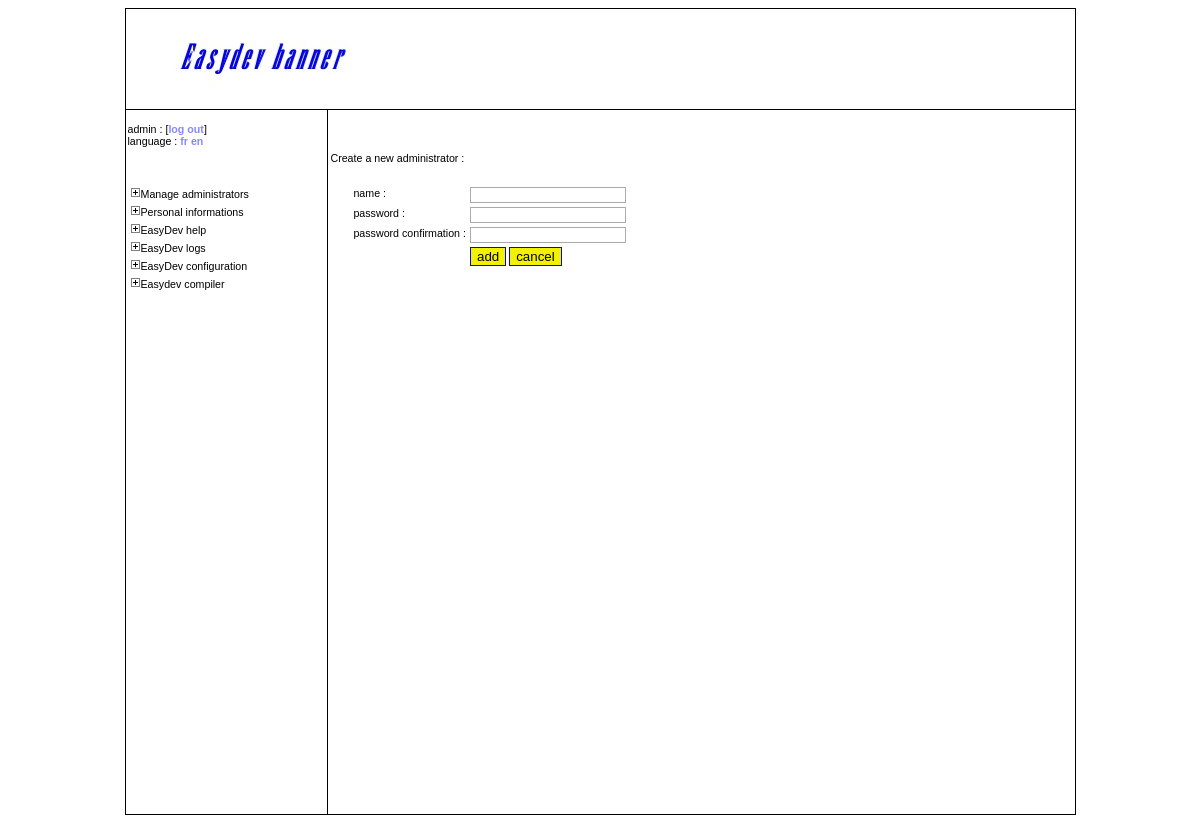
Page /easydev/addadmin.php?user_language=en (signed in) on the committed database.
### tables this page shows
CREATE TABLE `translation_strings` (
  `keyword` varchar(64) NOT NULL,
  `fr` text,
  `en` text,
  PRIMARY KEY  (`keyword`)
);

CREATE TABLE `adminmain` (
  `id` int(10) unsigned NOT NULL auto_increment,
  `text` varchar(255) NOT NULL default '',
  PRIMARY KEY  (`id`),
  UNIQUE KEY `text` (`text`)
);

### easydev/includes.php (called while the page is built, shortened)
<?php
require_once('includes/translator.class.php');
$session_permissions = array();
if(isset($_SESSION[SESSION_LOGIN])){
	$query = 'SELECT id FROM '.ADMINMAIN;
	$result = mysql_query($query) or die('Error while selecting main section list ');
	while($row = mysql_fetch_array($result)){
		$session_permissions[$row['id']] = 0;
	}
	$query = 'SELECT id_mainsection FROM '.PERMISSION_ADMINS.' WHERE id_admin="'.$_SESSION[SESSION_LOGIN].'"';
	$result = mysql_query($query) or die('Error while selecting admin permissions.');
	while($row = mysql_fetch_array($result)){
		$session_permissions[$row['id_mainsection']] = 1;
	}
}
?>

### easydev/includes/translator.class.php (called while the page is built, shortened)
<?php
class Translator{
	public static function translate($identifier){
		$language = null;
		if(isset($_SESSION[SESSION_LANGUAGE])) $language = $_SESSION[SESSION_LANGUAGE];
		$query = 'SELECT '.$language.' FROM '.TRANSLATION_STRINGS.' WHERE keyword="'.addslashes($identifier).'"';
		$result = mysql_query($query) or die('Translator fetch error.');
		if($row = mysql_fetch_array($result))return $row[$language];
		else return $identifier;
	}
	public static function languageList(){
		$query = 'DESCRIBE '.TRANSLATION_STRINGS;
		$result = mysql_query($query) or die('Error while fetching language list.');
		$list = array();
		while($row = mysql_fetch_array($result)){
			if($row['Field'] != 'keyword') $list[] = $row['Field'];
		}
		return $list;
	}
}
?>

### easydev/addadmin.php (the view, shortened to what this page needs)
<?php
require_once('includes.php');
$adminMainMenu = ADMIN_MENU_ID;
if(! $session_permissions[$adminMainMenu]){
  header('Location: '.CONSOLE_PATH.'index.php');
  exit;
}
else{
  if($_SERVER['REQUEST_METHOD'] == 'POST'){
	if(isset($_POST['cancel'])){
	  header('Location: '.CONSOLE_PATH.'index.php?'.CURRENTMENU.'='.$_GET[CURRENTMENU]);
	  exit;
	}
	$errors = array();
	$regexpresult = preg_match(USERNAME_ACCEPTED_CHARS, $_POST['Name']);
	if($regexpresult == 0 || $regexpresult == false){
	  array_push($errors, Translator::translate('console_username_error'));
	}
	$query = 'SELECT id FROM '.AUTHORIZED_ADMINS.' WHERE name="'.$_POST['Name'].'"';
	$result = mysql_query($query) or die('Could not select admins in database');
	if($line = mysql_fetch_array($result)){
	  array_push($errors, Translator::translate('console_duplicate_admin_username_error'));
	}
	if($_POST['Pass'] != $_POST['PassConfirmation']){
	  array_push($errors, Translator::translate('console_wrong_confirm_password_error'));
	}
	if(strlen($_POST['Pass']) < 6){
	  array_push($errors, Translator::translate('console_too_short_password_error'));
	}
	if(count($errors) != 0){
	  $_SESSION[SESSION_ERRORS] = $errors;
	  $_SESSION[SESSION_POSTED] = $_POST;
	  header('Location: addadmin.php?'.CURRENTMENU.'='.$_GET[CURRENTMENU]);
	  exit;
	}
	else{
	  $query = 'INSERT INTO '.AUTHORIZED_ADMINS.' (name, password) VALUES ("'.$_POST['Name'].'", "'.sha1($_POST['Pass']).'")';
	  mysql_query($query) or die('Error while inserting new administrator into database.');
	  $today = date('Y-m-d H:i');
	  $log = $today.' : New administrator with name \"'.$_POST['Name'].'\" inserted by '.$_SESSION[SESSION_NAME].'.';
	  $query = 'INSERT INTO '.LOGS.' (log) VALUES ("'.$log.'")';
	  mysql_query($query) or die('Error while inserting administrator log.');
	  header('Location: addadmin.php?'.CURRENTMENU.'='.$_GET[CURRENTMENU].'&action=confirmAdminAdd');
	  exit;
	}
  }
  else{
	include 'adminheader.php';
	$name = '';
	echo '<p class="largemargintop">'.htmlentities(Translator::translate('console_add_admin_header'), ENT_COMPAT, 'UTF-8').'</p>'."\n"
	  .'<form action="addadmin.php?'.CURRENTMENU.'='.$_GET[CURRENTMENU].'" method="post">'."\n"
	  .'<table class="form">'."\n"
	  .'  <tr>'."\n"
	  .'    <td>'.htmlentities(Translator::translate('name'), ENT_COMPAT, 'UTF-8').' : </td>'."\n"
	  .'    <td><input class="textinput" type="text" name="Name" maxlength="50" '.($name != '' ? 'value="'.htmlentities(stripslashes($name), ENT_COMPAT, 'UTF-8').'" ' : '').'/></td>'."\n"
	  .'  </tr>'."\n"
	  .'  <tr>'."\n"
	  .'    <td>'.htmlentities(Translator::translate('password'), ENT_COMPAT, 'UTF-8').' : </td>'."\n"
	  .'    <td><input class="passwordinput" type="password" name="Pass" maxlength="20" /></td>'."\n"
	  .'  </tr>'."\n"
	  .'  <tr>'."\n"
	  .'    <td>'.htmlentities(Translator::translate('password_confirmation'), ENT_COMPAT, 'UTF-8').' : </td>'."\n"
	  .'    <td><input class="passwordinput" type="password" name="PassConfirmation" maxlength="20" /></td>'."\n"
	  .'  </tr>'."\n"
	  .'  <tr>'."\n"
	  .'    <td>&nbsp;</td>'."\n"
	  .'    <td><input class="bouton" type="submit" name="add" value="'.htmlentities(Translator::translate('add'), ENT_COMPAT, 'UTF-8').'" />'."\n"
	  .'        <input class="bouton" type="submit" name="cancel" value="'.htmlentities(Translator::translate('cancel'), ENT_COMPAT, 'UTF-8').'" /></td>'."\n"
	  .'  </tr>'."\n"
	  .'</table>'."\n"
	  .'</form>'."\n";
	include 'adminfooter.php';
  }
}
?>

### easydev/adminheader.php (shortened to what this page needs)
<!DOCTYPE html PUBLIC "-//W3C//DTD XHTML 1.0 Strict//EN" "http://www.w3.org/TR/xhtml1/DTD/xhtml1-strict.dtd">
<html xmlns="http://www.w3.org/1999/xhtml">
<head>
<link rel="stylesheet" href="<?php echo CONSOLE_PATH; ?>adminstyle.css" type="text/css" />
<link rel="stylesheet" href="<?php echo CONSOLE_PATH; ?>calendar.css" type="text/css" />
</head>
<body>
<table class="console">
  <tr>
    <td class="banniere" colspan="2"></td>
  </tr>
  <tr>
    <td class="menu">
<?php
echo '      <p>'.$_SESSION[SESSION_NAME].' : [<a class="default" href="'.CONSOLE_PATH.'logout.php">'.htmlentities(Translator::translate('log_out'), ENT_COMPAT, 'UTF-8').'</a>]'
.'<br />'.htmlentities(Translator::translate('language'), ENT_COMPAT, 'UTF-8').' : ';
$languageList = Translator::languageList();
foreach($languageList as $language){
  echo '<a class="default" href="'.$_SERVER['PHP_SELF'].'?'.(isset($_GET[CURRENTMENU]) ? CURRENTMENU.'='.$_GET[CURRENTMENU].'&amp;' : '').SESSION_LANGUAGE.'='.$language.'">'.$language.'</a> ';
}
echo '</p>'."\n";
echo '      <ul class="adminmenu">'."\n";
$query = 'SELECT id, text FROM '.ADMINMAIN.' ORDER BY id ASC';
$result = mysql_query($query) or die('Error while selecting main sections.');
while($line = mysql_fetch_array($result)) {
  if($session_permissions[$line['id']] == 1) {
	if(isset($_GET[CURRENTMENU]) && $_GET[CURRENTMENU] == $line['id']) {
	  echo '        <li class="menumain"><a href="'.CONSOLE_PATH.'index.php"><img class="adminmenu" src="'.CONSOLE_PATH.'moins.jpg" alt="fermer" /></a>'.Translator::translate($line['text']).'</li>'."\n";
	  $query2 = 'SELECT text, url FROM '.ADMINSUB.' WHERE id_mainmenu="'.$line['id'].'"';
	  $result2 = mysql_query($query2) or die('Error while selecting sub sections.');
	  echo '        <li class="menumain">'."\n";
	  echo '          <ul class="adminsubmenu">'."\n";
	  while($line2 = mysql_fetch_array($result2)){
		echo '            <li class="menusub"><a class="default" href="'.CONSOLE_PATH.$line2['url'].'.php?'.CURRENTMENU.'='.$line['id'].'">'.Translator::translate($line2['text']).'</a></li>'."\n";
	  }
      echo '          </ul>'."\n";
      echo '        </li>'."\n";
    }
	else{
	  echo '        <li class="menumain"><a href="'.CONSOLE_PATH.'index.php?'.CURRENTMENU.'='.$line['id'].'"><img class="adminmenu" src="'.CONSOLE_PATH.'plus.jpg" alt="ouvrir" /></a>'.Translator::translate($line['text']).'</li>'."\n";
	}
  }
}
echo '      </ul>'."\n";
echo '    </td>'."\n";
echo '    <td class="content">'."\n";
?>

### easydev/adminstyle.css (style rules this page uses)
body { text-align: center; font-size: 8pt; font-family: Verdana, Arial, Helvetica; }
a.default:link, a.default:visited { font-weight: bold; color: #8888FF; text-decoration: none; }
.bouton { background-color: #F1F100; border: 1px solid #0000FF; }
td.banniere { width : 950px; height : 100px; padding : 0px; border : 1px solid #000000; background : url("banniere.jpg") no-repeat; }
table.console { margin: auto; width: 951px; padding: 0px; border-right : 1px solid #000000; border-collapse : collapse; }
td.menu { vertical-align: top; width: 200px; height: 700px; border-left : 1px solid #000000; border-bottom : 1px solid #000000; margin : 0px; padding : 2px; border-collapse : collapse; text-align : left; }
td.content { vertical-align: top; width : 750px; border-bottom : 1px solid #000000; border-left : 1px solid #000000; margin : 0px; padding : 2px; border-collapse : collapse; text-align: left; }
ul.adminmenu { list-style-type : none; margin : 0px; margin-top : 30px; text-indent : 0px; padding : 5px 0px 5px 2px; }
li.menumain { padding : 0px; margin : 5px 0px 5px 0px; }
img { border: 0px; }
p.largemargintop { margin-top: 40px; }
table.form { margin-top: 20px; margin-left: 20px; }
table.form tr { vertical-align: top; }
.textinput { font-size: 8pt; font-family: Verdana, Arial, Helvetica; border: 1px solid #AAAAAA; width: 150px; }
.passwordinput { font-size: 8pt; border: 1px solid #AAAAAA; width: 150px; }

### rows in the picture
translation_strings: en "log out"
translation_strings: en "language"
adminmain: text.en "Manage administrators"
adminmain: text.en "Personal informations"
adminmain: text.en "EasyDev help"
adminmain: text.en "EasyDev logs"
adminmain: text.en "EasyDev configuration"
adminmain: text.en "Easydev compiler"
translation_strings: en "Create a new administrator :"
translation_strings: en "name"
translation_strings: en "password"
translation_strings: en "password confirmation"
translation_strings: cancel "cancel"

### other values in the picture
$_SESSION[SESSION_NAME] "admin"
$language "fr"
$language "en"
